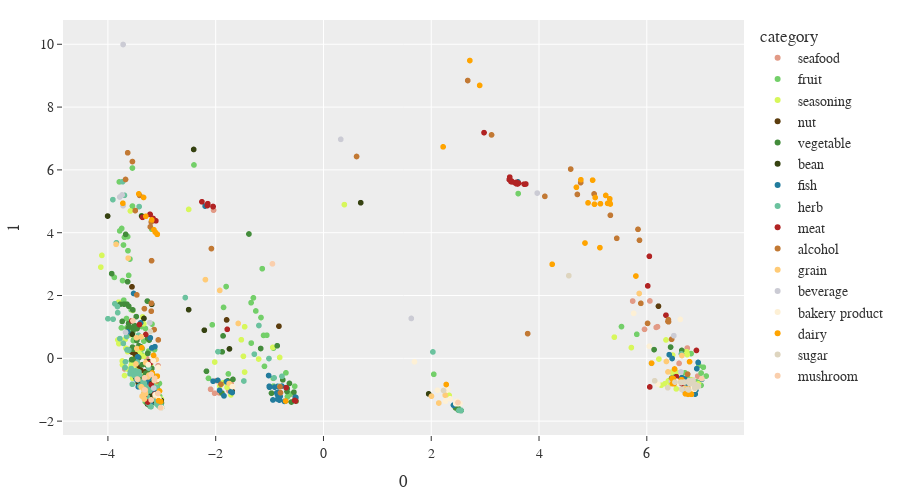

The notebook cell saved with this chart:
### Markdown cell above
### PCA

### Code cell
pca_flavor_emb = PCA(n_components=2).fit_transform(y)
plot_reduction(food_df, pca_flavor_emb, 'PCA')

### Figure 1 — Plotly figure (JSON) as saved in the notebook; plotly's stock layout.template omitted (floating-point values rounded to 4 significant figures; data arrays with more than 128 entries replaced by an {"elided": "..."} marker saying what was removed)
{"data": [{"customdata": [["abalone"], ["agar"], ["american lobster"], ["bivalvia (clam, mussel, oyster)"], ["blue crab"], ["blue mussel"], ["clam"], ["clawed lobster"], ["common octopus"], ["crab"], ["crayfish"], ["crustaceans"], ["cuttlefish"], ["eastern oyster"], ["irish moss"], ["jellyfish"], ["kelp"], ["kombu"], ["krill"], ["leather chiton"], ["lobster"], ["marine mussel"], ["mollusc"], ["mollusks"], ["north pacific giant octopus"], ["norway lobster"], ["oyster"], ["pacific oyster"], ["prawn"], ["purple laver"], ["red algae"], ["red king crab"], ["roe"], ["scallop"], ["scombridae (bonito, mackerel, tuna)"], ["shrimp"], ["snail"], ["spiny lobster"], ["spirulina"], ["spotted seal"], ["squid"], ["trassi"], ["true frog"], ["true oyster"], ["true seal"], ["wakame"], ["walrus"], ["whelk"]], "hovertemplate": "category=seafood<br>0=%{x}<br>1=%{y}<br>food=%{customdata[0]}<extra></extra>", "legendgroup": "seafood", "marker": {"color": "rgb(226,154,134)", "symbol": "circle"}, "mode": "markers", "name": "seafood", "showlegend": true, "type": "scattergl", "x": [-3.289, -2.094, 6.767, 6.82, 6.706, 6.775, 6.058, 6.643, -0.9056, 6.175, 6.198, 6.945, -0.7024, 6.767, -2.039, -3.014, -1.987, -1.711, -3.086, -0.5229, -3.459, 6.643, -3.438, 6.6, -3.688, 6.766, -3.068, 6.775, -3.107, -1.933, -1.754, -3.321, 6.775, 5.958, 6.766, 5.738, -3.099, 6.846, -1.933, -0.6101, -3.284, 6.751, 6.643, 6.888, -3.248, -2.02, 6.795, -3.239], "xaxis": "x", "y": [-1.335, -0.9856, -0.9074, -0.981, -0.9115, -1.069, 1.827, -0.6835, -0.9156, 0.9851, 1.008, -0.5666, -1.359, -0.9074, 4.718, -1.431, -0.7095, -0.8152, -0.6248, -1.237, -0.3028, -0.6835, 0.6472, -0.1604, -0.3382, -0.7515, -0.2389, -1.069, -1.189, -1.1, -1.033, -1.0, -1.069, 0.9234, -0.7515, 1.823, -1.082, -1.063, -1.1, -1.144, -0.0002954, 0.3264, -0.6835, -0.9447, -1.1, -1.111, -0.7063, -0.2875], "yaxis": "y"}, {"customdata": {"elided": "201x1 str values"}, "hovertemplate": "category=fruit<br>0=%{x}<br>1=%{y}<br>food=%{customdata[0]}<extra></extra>", "legendgroup": "fruit", "marker": {"color": "rgb(115, 207, 105)", "symbol": "circle"}, "mode": "markers", "name": "fruit", "showlegend": true, "type": "scattergl", "x": {"elided": "201 float values"}, "xaxis": "x", "y": {"elided": "201 float values"}, "yaxis": "y"}, {"customdata": [["achilleas"], ["allspice"], ["anise hyssop"], ["apple cider vinegar"], ["asafoetida"], ["babassu palm"], ["buchu"], ["camphor"], ["canola"], ["canola oil"], ["caraway"], ["cardamom"], ["carom seed"], ["cascarilla"], ["cassia"], ["cedar"], ["celery"], ["ceylon cinnamon"], ["chamomile"], ["chinese cinnamon"], ["cinnamon"], ["citronella"], ["citrus peel oil"], ["clary sage"], ["cloves"], ["cocoa"], ["cocoa and cocoa products"], ["cocoa powder"], ["cooking oil"], ["corn oil"], ["cottonseed"], ["cumin"], ["cupuaçu"], ["curry powder"], ["eucalyptus"], ["evening primrose"], ["fats and oils"], ["flaxseed"], ["gelatin"], ["geranium"], ["ginger"], ["ginseng"], ["grapefruit peel oil"], ["grass"], ["hops oil"], ["horseradish"], ["hummus"], ["hyacinth"], ["hyssop oil"], ["jalapeno"], ["kenaf"], ["ketchup"], ["lard"], ["lemon peel oil"], ["lotus"], ["mace"], ["margarine"], ["margarine-like spread"], ["marjoram"], ["mastic gum"], ["mentha oil"], ["mustard oil"], ["myrrh"], ["neroli oil"], ["nigella seed"], ["nutmeg"], ["oil palm"], ["oil-seed camellia"], ["opium poppy"], ["orange oil"], ["oregano"], ["peanut butter"], ["peanut oil"], ["pepper"], ["pepper (spice)"], ["poppy"], ["poppy seed"], ["red sage"], ["rowal"], ["safflower"], ["saffron"], ["sago palm"], ["salt"], ["sandalwood"], ["sauce"], ["sesame"], ["shea tree"], ["shortening"], ["soybean oil"], ["soybean sauce"], ["spanish sage"], ["star anise"], ["sunflower"], ["sweet grass"], ["tallow"], ["turmeric"], ["ucuhuba"], ["vanilla"], ["vinegar"], ["wasabi"], ["wattle"], ["white mustard"], ["white pepper"], ["wild celery"], ["yarrow"], ["ylang-ylang"]], "hovertemplate": "category=seasoning<br>0=%{x}<br>1=%{y}<br>food=%{customdata[0]}<extra></extra>", "legendgroup": "seasoning", "marker": {"color": "rgb(215, 247, 91)", "symbol": "circle"}, "mode": "markers", "name": "seasoning", "showlegend": true, "type": "scattergl", "x": [0.3881, -3.815, 6.786, -3.803, 6.81, -3.02, 6.687, 6.729, -3.021, -0.8124, -3.463, -3.679, -3.641, 6.839, -0.9411, 6.846, -1.463, -3.565, -1.524, -3.423, -3.796, -3.163, 6.356, 5.714, -3.407, -3.583, 6.479, -3.207, 6.758, -3.335, -3.232, -3.729, -1.718, 2.333, -3.144, -3.262, 6.751, -3.517, 6.766, -3.246, -4.113, -3.007, -3.098, -3.113, -2.501, -3.341, 6.826, 6.547, -1.464, -3.09, -3.334, 6.448, 6.643, -3.537, -3.429, -3.127, 6.696, 6.524, -1.204, 6.74, -2.018, -3.007, -3.177, 6.643, -3.389, -3.734, -3.186, -3.12, -1.863, 6.225, -1.486, -3.029, 6.557, -4.132, -3.667, -1.924, -3.368, 6.463, -3.43, -3.487, -3.543, -3.219, 6.696, -3.071, 6.337, -3.393, -3.215, 6.82, -3.074, 6.401, -3.154, -3.692, -3.633, 6.959, 6.643, -3.514, -1.789, -3.357, 5.398, -3.224, -3.078, -3.114, 6.618, -3.601, 6.903, 6.269], "xaxis": "x", "y": [4.894, 0.586, -0.9273, 1.789, -0.8343, -1.381, -0.8758, -0.905, -1.341, 0.02714, -0.3325, 0.6067, -0.3397, -0.6815, 0.3479, -1.063, 1.005, -0.2124, 0.5908, 0.2707, 0.4653, -0.8997, 0.5855, 0.3415, 0.1327, 4.692, 0.1043, -0.231, -0.9851, 1.101, -0.8471, -0.2065, -1.166, -1.18, -0.8309, -1.331, 0.1167, 0.009694, -0.7515, -0.4021, 3.278, -1.572, -1.218, -1.427, 4.742, -0.8298, -1.042, -0.9731, -0.4386, -1.338, 0.05998, -0.8114, -0.6835, 1.525, -0.7911, -1.23, -0.7571, -0.7582, -0.02252, 0.2124, -0.1175, -1.301, -0.7367, -0.7777, -0.4375, -0.08553, -0.9475, -0.8717, -0.7741, -0.02302, 0.06431, -1.326, -0.4529, 2.903, 0.3204, -0.8798, -0.2028, -0.4402, -0.8296, 0.2851, -0.6321, 4.584, -0.7571, -1.392, -0.8085, 0.3171, -0.7647, -0.981, -1.439, -0.7158, -1.15, -0.5477, 0.2115, -0.8124, -0.6835, -0.6315, -0.9243, 1.318, 0.674, -1.464, -1.211, -0.7098, -0.6485, 0.7428, -0.8453, -0.8569], "yaxis": "y"}, {"customdata": [["acorn"], ["almond"], ["beech nut"], ["black walnut"], ["brazil nut"], ["breadnut tree seed"], ["butternut"], ["cashew nut"], ["chestnut"], ["chinese chestnut"], ["colorado pinyon"], ["common hazelnut"], ["common walnut"], ["european chestnut"], ["filbert"], ["ginkgo nuts"], ["hazelnut"], ["hickory nut"], ["japanese chestnut"], ["japanese walnut"], ["macadamia nut"], ["mixed nuts"], ["nuts"], ["peanut"], ["pecan nut"], ["pecans"], ["pili nut"], ["pine nut"], ["pistachio"], ["walnut"]], "hovertemplate": "category=nut<br>0=%{x}<br>1=%{y}<br>food=%{customdata[0]}<extra></extra>", "legendgroup": "nut", "marker": {"color": "rgb(92,61,14)", "symbol": "circle"}, "mode": "markers", "name": "nut", "showlegend": true, "type": "scattergl", "x": [-3.265, -3.492, -3.267, -3.24, -3.387, -3.123, -3.306, -3.526, -3.423, -3.123, -3.305, -3.22, -3.224, -3.095, 6.216, -3.305, -3.433, -3.066, -3.265, -3.007, -3.425, -1.694, -1.797, -3.553, -3.229, -0.8265, -3.354, -3.315, -3.484, -3.554], "xaxis": "x", "y": [-1.452, 0.119, -1.27, -0.3135, -0.3848, -1.042, -1.12, -0.5029, -0.8493, -1.042, -0.4294, -1.242, -0.9508, -1.294, 1.66, -0.6096, -0.801, -1.429, -1.452, -1.572, -0.237, -1.05, 1.223, 2.276, -0.8867, 1.022, -0.9078, -0.7707, -0.6103, 0.1994], "yaxis": "y"}, {"customdata": {"elided": "178x1 str values"}, "hovertemplate": "category=vegetable<br>0=%{x}<br>1=%{y}<br>food=%{customdata[0]}<extra></extra>", "legendgroup": "vegetable", "marker": {"color": "rgb(67, 140, 59)", "symbol": "circle"}, "mode": "markers", "name": "vegetable", "showlegend": true, "type": "scattergl", "x": {"elided": "178 float values"}, "xaxis": "x", "y": {"elided": "178 float values"}, "yaxis": "y"}, {"customdata": [["adzuki bean"], ["baked beans"], ["bean"], ["black-eyed pea"], ["broad bean"], ["cannellini bean"], ["catjang pea"], ["chickpea"], ["climbing bean"], ["cocoa bean"], ["common bean"], ["common pea"], ["cowpea"], ["gram bean"], ["grass pea"], ["green bean"], ["hyacinth bean"], ["kidney beans"], ["lentils"], ["lima bean"], ["lima beans"], ["lupine"], ["moth bean"], ["mung bean"], ["peas"], ["pigeon pea"], ["pulses"], ["scarlet bean"], ["soy bean"], ["soy cream"], ["soy sauce"], ["soy yogurt"], ["soybean"], ["tofu"], ["winged bean"], ["yardlong bean"], ["yellow wax bean"]], "hovertemplate": "category=bean<br>0=%{x}<br>1=%{y}<br>food=%{customdata[0]}<extra></extra>", "legendgroup": "bean", "marker": {"color": "rgb(54, 66, 17)", "symbol": "circle"}, "mode": "markers", "name": "bean", "showlegend": true, "type": "scattergl", "x": [-3.328, 6.769, -3.01, -3.127, -3.184, 2.553, -3.077, -3.452, -3.299, -2.211, -3.255, -3.235, -3.086, -3.334, -3.212, -3.244, -3.123, -3.187, -3.447, -3.136, -2.408, -3.265, -3.113, -3.551, -2.502, -3.331, -1.744, -3.368, -3.331, 2.553, 1.952, -3.031, -4.006, 0.6915, -3.121, -3.121, -3.19], "xaxis": "x", "y": [-0.9729, -0.987, -1.343, -1.19, -0.9067, -1.661, -1.367, -0.6257, -1.108, 0.8948, -0.8066, -0.6803, -1.311, -1.24, -1.525, -0.1077, -1.045, 1.72, -0.7173, -1.2, 6.651, -1.452, -1.397, 0.77, 1.55, -1.162, 0.2995, 4.515, 1.27, -1.661, -1.131, -1.356, 4.53, 4.955, -1.276, -1.276, -1.165], "yaxis": "y"}, {"customdata": [["alaska blackfish"], ["alaska pollock"], ["albacore tuna"], ["american butterfish"], ["american shad"], ["anchovy"], ["anguilliformes"], ["atlantic cod"], ["atlantic croaker"], ["atlantic halibut"], ["atlantic herring"], ["atlantic mackerel"], ["atlantic menhaden"], ["atlantic pollock"], ["atlantic salmon"], ["atlantic wolffish"], ["blue whiting"], ["bluefish"], ["bonito"], ["bowhead whale"], ["burbot"], ["carp bream"], ["catfish"], ["caviar"], ["cetacea"], ["channel catfish"], ["charr"], ["chinook salmon"], ["chum salmon"], ["cichlidae"], ["cichlidae (tilapia)"], ["cisco"], ["clupeinae (herring, sardine, sprat)"], ["codfish"], ["coho salmon"], ["common carp"], ["common dab"], ["common ling"], ["common tuna"], ["conch"], ["cusk"], ["devilfish"], ["dolphin fish"], ["european anchovy"], ["fatty fish"], ["fish"], ["fish oil"], ["fishes"], ["flatfish"], ["florida pompano"], ["freshwater drum"], ["freshwater eel"], ["gadiformes"], ["gadus (common cod)"], ["garfish"], ["greater sturgeon"], ["grouper"], ["haddock"], ["hippoglossus"], ["hippoglossus (common halibut)"], ["king mackerel"], ["lake trout"], ["lean fish"], ["lemon sole"], ["lingcod"], ["lumpsucker"], ["monkfish"], ["northern bluefin tuna"], ["northern pike"], ["norway haddock"], ["norway pout"], ["nuttall cockle"], ["orange roughy"], ["pacific cod"], ["pacific herring"], ["pacific jack mackerel"], ["pacific ocean perch"], ["pacific rockfish"], ["pacific sardine"], ["painted comber"], ["perciformes"], ["percoidei"], ["pikeperch"], ["pink salmon"], ["pleuronectidae (dab, halibut, plaice)"], ["pollock"], ["pumpkinseed sunfish"], ["rainbow smelt"], ["rainbow trout"], ["sablefish"], ["salmonidae (salmon, trout)"], ["scup"], ["sea trout"], ["shark"], ["sheefish"], ["sheepshead"], ["smelt"], ["smoked fish"], ["snapper"], ["sockeye salmon"], ["spanish mackerel"], ["spiny dogfish"], ["spot croaker"], ["striped bass"], ["striped mullet"], ["sturgeon"], ["swordfish"], ["thunnus"], ["tilefish"], ["true sole"], ["turbot"], ["walleye"], ["white sucker"], ["whitefish"], ["whiting"], ["yellowfin tuna"], ["yellowtail amberjack"]], "hovertemplate": "category=fish<br>0=%{x}<br>1=%{y}<br>food=%{customdata[0]}<extra></extra>", "legendgroup": "fish", "marker": {"color": "rgb(34, 124, 157)", "symbol": "circle"}, "mode": "markers", "name": "fish", "showlegend": true, "type": "scattergl", "x": [-3.071, -0.8045, 6.826, -1.718, 6.775, 6.643, -3.243, 6.714, -3.437, -3.634, -1.928, -3.208, -0.5156, -3.44, 6.835, 6.714, -0.6918, -3.14, -3.185, -3.294, -1.959, -0.845, -2.048, 6.952, -0.5129, -0.8558, 6.857, 6.582, 6.723, -1.846, 6.723, -0.8428, 6.766, 6.649, 6.767, -3.06, 6.857, -3.123, -0.5129, -1.693, -0.7024, -3.091, 6.898, -3.186, 6.416, -3.128, 6.47, 6.928, -3.147, -0.9375, -0.7024, 6.775, 6.703, 6.643, 6.766, -0.8558, 3.449, -3.123, -0.5229, 6.767, -1.006, -3.075, -3.524, -3.123, -3.301, 3.449, -3.313, -3.06, -1.796, 6.857, -3.24, -0.8407, -0.8385, 6.767, 2.412, 6.765, -0.9056, 6.706, -0.8189, -3.47, 6.696, 3.608, 6.857, -1.018, 6.766, -0.7742, -3.394, -2.196, -3.123, -1.002, 6.696, -0.8479, -3.125, 6.775, -0.8385, 6.643, 6.696, 7.02, 6.706, 6.706, 6.719, -0.6918, -0.8558, -3.445, 6.582, -3.212, 6.706, 6.627, 6.851, 6.754, -0.8348, -0.7244, 6.913, -3.283, 6.582, -0.8682, -0.7024], "xaxis": "x", "y": [-1.116, -1.215, -1.042, -1.067, -1.069, -0.6835, -0.6538, -1.073, -0.9063, 0.8407, -1.019, -1.465, -1.359, -0.6946, -0.9096, -0.6779, -0.9343, -0.9298, 0.3313, -0.7297, -0.7042, -0.8898, -0.7278, -0.1308, -1.246, -1.141, -0.7022, -0.6875, -0.9331, -1.196, -0.9331, -1.221, -0.7515, -0.6153, -0.9074, -1.348, -0.7022, -1.042, -1.246, -1.089, -1.359, -1.443, -1.137, -0.9475, 0.1163, 0.3704, -0.005159, -0.3289, -0.9101, -1.326, -1.359, -1.069, -0.6577, -0.6835, -0.7515, -1.141, 5.691, -1.042, -1.237, -0.9074, -0.8903, -1.028, 2.065, -1.042, -1.265, 5.691, -1.272, -1.348, -0.7508, -0.7022, -0.8644, -1.092, -1.162, -0.9074, -1.492, -0.8691, -0.9156, -0.9115, -1.33, -0.671, -0.7571, 5.618, -0.7022, -0.548, -0.7515, -0.8843, 1.127, 4.847, -1.042, -0.9195, -0.7571, -1.302, -0.6587, -1.069, -1.162, -0.6835, -0.7571, -0.6664, -0.9115, -0.9115, -0.9917, -0.9343, -1.141, 0.04597, -0.6875, 0.6525, -0.9115, -0.7415, -0.982, -0.8671, -0.91, -1.37, -1.004, -0.6852, -0.6875, -1.101, -1.359], "yaxis": "y"}, {"customdata": [["alfalfa"], ["amaranth"], ["angelica"], ["anise"], ["artemisia"], ["basil"], ["borage"], ["buckwheat"], ["calamus"], ["celery leaves"], ["chervil"], ["chia"], ["chinese chives"], ["chives"], ["common oregano"], ["common sage"], ["common thyme"], ["common verbena"], ["coriander"], ["cornmint"], ["curry leaf"], ["dandelion"], ["dill"], ["dock"], ["epazote"], ["fennel"], ["fenugreek"], ["fireweed"], ["garlic"], ["german camomile"], ["guarana"], ["herbs and spices"], ["hyssop"], ["italian oregano"], ["juniperus communis"], ["lemon balm"], ["lemon grass"], ["lemon thyme"], ["lemon verbena"], ["linden"], ["liqourice"], ["lovage"], ["mate"], ["mentha"], ["mexican oregano"], ["mint"], ["mugwort"], ["orange mint"], ["parsley"], ["peppermint"], ["pine"], ["pineappple sage"], ["pot marjoram"], ["purslane"], ["red clover"], ["rhubarb"], ["roman camomile"], ["rose"], ["rose hip"], ["roselle"], ["rosemary"], ["sage"], ["scotch spearmint"], ["silver linden"], ["small-leaf linden"], ["soft-necked garlic"], ["sorrel"], ["sourdock"], ["spearmint"], ["summer savory"], ["sweet basil"], ["sweet bay"], ["sweet marjoram"], ["tarragon"], ["tea leaf willow"], ["teff"], ["thyme"], ["turnip"], ["watercress"], ["welsh onion"], ["white mulberry"], ["winter savory"]], "hovertemplate": "category=herb<br>0=%{x}<br>1=%{y}<br>food=%{customdata[0]}<extra></extra>", "legendgroup": "herb", "marker": {"color": "rgb(107, 194, 158)", "symbol": "circle"}, "mode": "markers", "name": "herb", "showlegend": true, "type": "scattergl", "x": [-3.714, -3.589, -3.842, -3.694, -0.9157, -1.958, -3.258, -1.198, -3.166, -3.071, -3.282, -3.47, -3.07, -3.146, -3.612, -3.517, -3.412, -3.268, -3.823, -3.49, 6.916, -3.303, -4.0, -3.07, -3.223, -3.674, -3.35, -3.013, -3.452, -3.328, 2.514, -2.565, -3.425, -3.098, 2.553, -3.581, -3.343, -3.007, -3.202, -3.336, 6.642, -3.727, 2.031, -3.091, -3.281, -1.011, -3.107, -3.324, -3.778, -3.818, -0.812, -3.432, -3.409, -3.255, 2.551, -0.7709, -3.254, -3.096, -3.071, -3.196, -3.904, -1.477, 6.088, -3.908, -3.033, -3.244, -3.275, -3.212, -3.872, -3.548, -3.646, -3.653, -3.447, -3.567, -3.025, -3.119, -1.283, -3.163, -3.421, -3.327, 2.553, -3.682], "xaxis": "x", "y": [0.4762, -0.4945, 3.681, 5.191, -0.6212, 0.2119, -1.368, 1.045, -0.8873, -1.116, -0.9886, -0.5926, -1.489, -0.6623, 0.2573, -0.5435, -0.5194, -1.23, 1.648, -0.4005, -0.889, -1.009, 1.261, -1.489, -1.039, -0.11, -0.738, -1.502, -0.1313, -0.8171, -1.658, 1.934, -0.4292, -1.436, -1.661, -0.4264, -0.8435, -1.572, -1.535, -1.116, 0.1406, 5.624, 0.2038, -1.453, -1.345, -0.006755, -1.324, -0.7958, 0.6274, 1.453, -0.8889, 0.736, -0.8812, -1.434, -1.652, -0.572, -0.9265, -0.9169, -1.116, -0.5132, 1.246, -0.7222, -0.1591, 5.053, -1.502, -0.3105, -1.061, -1.525, 1.739, -0.8242, 0.2691, 0.6953, -0.4311, -0.3264, -1.441, -1.194, 0.1315, -0.925, 4.831, -0.8907, -1.661, -0.294], "yaxis": "y"}, {"customdata": [["anatidae"], ["bearded seal"], ["beaver"], ["beef"], ["beef processed"], ["beefalo"], ["beluga whale"], ["bison"], ["black bear"], ["brown bear"], ["buffalo"], ["caribou"], ["cattle (beef, veal)"], ["cetacea (dolphin, porpoise, whale)"], ["chicken"], ["cold cut"], ["columbidae (dove, pigeon)"], ["deer"], ["domestic goat"], ["domestic pig"], ["elk"], ["emu"], ["european rabbit"], ["great horned owl"], ["greylag goose"], ["guinea hen"], ["ham"], ["horse"], ["lamb"], ["mallard duck"], ["meat"], ["meat bouillon"], ["meatball"], ["meatloaf"], ["moose"], ["mountain hare"], ["mule deer"], ["muskrat"], ["mutton"], ["opossum"], ["ostrich"], ["pate"], ["pheasant"], ["polar bear"], ["pork"], ["quail"], ["rabbit"], ["raccoon"], ["rock ptarmigan"], ["sausage"], ["sheep (mutton, lamb)"], ["squab"], ["squirrel"], ["sukiyaki"], ["turkey"], ["velvet duck"], ["wild boar"]], "hovertemplate": "category=meat<br>0=%{x}<br>1=%{y}<br>food=%{customdata[0]}<extra></extra>", "legendgroup": "meat", "marker": {"color": "rgb(177,35,35)", "symbol": "circle"}, "mode": "markers", "name": "meat", "showlegend": true, "type": "scattergl", "x": [3.449, 6.797, -3.129, 6.356, 6.048, 3.725, -3.195, 3.6, -0.5156, -3.322, -2.155, -2.05, 3.495, 6.857, 2.98, 6.647, 3.479, -3.219, 3.579, 3.502, 3.6, 3.6, -3.163, -3.296, -2.155, 3.621, -3.415, 3.621, -3.208, -2.05, -3.556, 6.766, 6.857, 6.776, -3.26, -2.148, -3.11, -0.6918, 6.921, -1.785, 3.6, 6.634, -3.219, -0.5344, 6.018, -3.358, -2.256, -3.314, 3.449, 6.055, 3.582, 3.562, -3.318, 6.549, 3.457, 3.755, -3.163], "xaxis": "x", "y": [5.691, -1.013, -1.143, 1.372, 3.248, 5.547, -0.8411, 5.553, -1.359, -1.126, 4.865, 4.834, 5.637, -0.7022, 7.187, -0.8014, 5.629, 4.584, 5.56, 5.617, 5.553, 5.553, 4.452, 0.7601, 4.865, 5.578, 1.075, 5.578, -0.136, 4.834, 1.192, -0.7515, -0.7022, -1.007, -1.391, 4.924, 4.378, -0.9343, 0.2508, 0.9236, 5.553, -0.7612, 4.584, -1.341, 2.306, 4.489, 4.984, -1.157, 5.691, -0.911, 5.603, 5.582, -1.005, -0.5838, 5.77, 5.551, 4.452], "yaxis": "y"}, {"customdata": [["anise brandy"], ["apple brandy"], ["armagnac brandy"], ["arrack"], ["bantu beer"], ["beer"], ["blackberry brandy"], ["botrytized wine"], ["bourbon whisky"], ["brandy"], ["canadian whisky"], ["champagne"], ["cherry brandy"], ["cider"], ["cognac brandy"], ["finnish whisky"], ["gin"], ["grape wine"], ["japanese whisky"], ["liquor"], ["malt whisky"], ["papaya brandy"], ["pear brandy"], ["plum brandy"], ["plum wine"], ["port wine"], ["raspberry brandy"], ["red wine"], ["rose wine"], ["rum"], ["sake"], ["scotch whisky"], ["sherry"], ["sparkling wine"], ["spirit"], ["strawberry wine"], ["vermouth"], ["vodka"], ["weinbrand brandy"], ["whisky"], ["white wine"], ["wine"]], "hovertemplate": "category=alcohol<br>0=%{x}<br>1=%{y}<br>food=%{customdata[0]}<extra></extra>", "legendgroup": "alcohol", "marker": {"color": "rgb(194, 121, 52)", "symbol": "circle"}, "mode": "markers", "name": "alcohol", "showlegend": true, "type": "scattergl", "x": [6.403, 5.89, -3.065, -1.902, 6.758, -3.633, 6.014, 4.712, 5.837, 6.393, 5.865, -3.492, 6.401, -3.194, 4.772, -3.19, -3.096, 3.789, 5.443, 6.558, 2.677, -3.142, -3.196, -3.464, -3.673, 5.022, -3.323, -3.545, 0.6141, -3.412, 6.461, 5.324, 4.588, -3.196, -0.8065, -3.214, 6.653, -0.7973, 6.403, -2.079, 3.119, 4.108], "xaxis": "x", "y": [1.165, 1.751, 0.5866, -0.8261, -0.5039, 6.545, 1.113, 5.219, 4.107, 1.175, 3.76, 4.704, 1.229, 1.754, 5.594, 3.109, -0.7167, 0.7865, 3.822, -0.7205, 8.845, 0.9147, 1.501, 2.02, 5.695, 5.234, 1.581, 6.265, 6.427, 5.188, 0.6067, 4.555, 6.026, 4.339, -0.9063, 4.188, -0.682, -1.095, 1.165, 3.494, 7.114, 5.157], "yaxis": "y"}, {"customdata": [["annual wild rice"], ["barley"], ["basmati rice"], ["biscuit"], ["breakfast cereal"], ["bulgur"], ["cereals and cereal products"], ["common buckwheat"], ["common wheat"], ["corn"], ["corn chip"], ["corn grits"], ["couscous"], ["cracker"], ["crispbread"], ["hard wheat"], ["jerusalem artichoke"], ["lasagna"], ["macaroni and cheese"], ["malt"], ["millet"], ["miso"], ["natto"], ["oat"], ["oats"], ["oriental wheat"], ["pasta"], ["popcorn"], ["potato chip"], ["quinoa"], ["ravioli"], ["red rice"], ["rice"], ["rye"], ["semolina"], ["sorghum"], ["spelt"], ["succotash"], ["sweetcorn"], ["tamale"], ["tapioca pearl"], ["tartary buckwheat"], ["triticale"], ["wheat"], ["wild rice"]], "hovertemplate": "category=grain<br>0=%{x}<br>1=%{y}<br>food=%{customdata[0]}<extra></extra>", "legendgroup": "grain", "marker": {"color": "rgb(255, 203, 119)", "symbol": "circle"}, "mode": "markers", "name": "grain", "showlegend": true, "type": "scattergl", "x": [-3.366, -3.464, 6.652, -1.751, -2.191, 2.14, -1.925, -3.255, -3.24, -3.848, 6.758, 6.763, 6.821, 6.627, 6.394, -3.336, -3.47, 6.776, 6.758, 5.859, -3.381, 2.004, 6.821, -3.3, -1.582, -3.119, -3.305, 6.364, 6.758, -3.335, 6.82, -3.323, -3.624, -3.445, 2.259, -3.331, -3.119, 6.827, -3.103, 6.85, 6.706, -3.304, -3.381, -3.481, -3.381], "xaxis": "x", "y": [-1.205, 0.3128, 0.08924, -0.8047, 2.506, -1.423, 2.162, -0.5925, -0.5336, 3.631, -0.9851, -0.9664, -1.123, -0.7415, -0.4325, -0.9835, 0.655, -1.007, -0.9851, 2.064, -0.9101, -1.205, -1.123, -0.1411, 1.11, -1.194, -1.018, -0.09977, -0.9851, -1.127, -0.981, -1.297, 3.19, -0.6736, -1.173, -1.135, -1.194, -1.143, -0.03592, -0.9549, -0.9514, -1.127, -0.9101, -0.1792, 0.6841], "yaxis": "y"}, {"customdata": [["arabica coffee"], ["black tea"], ["coffee"], ["coffee and coffee products"], ["coffee substitute"], ["fruit juice"], ["fruit-flavor drink"], ["green tea"], ["greenthread tea"], ["herbal tea"], ["hibiscus tea"], ["horchata"], ["nutritional drink"], ["red tea"], ["robusta coffee"], ["roibos tea"], ["soft drink"], ["soy milk"], ["stew"], ["tea"], ["vegetable juice"], ["water"], ["wort"]], "hovertemplate": "category=beverage<br>0=%{x}<br>1=%{y}<br>food=%{customdata[0]}<extra></extra>", "legendgroup": "beverage", "marker": {"color": "rgb(203, 203, 212)", "symbol": "circle"}, "mode": "markers", "name": "beverage", "showlegend": true, "type": "scattergl", "x": [0.3205, -3.737, 3.967, 6.501, 6.837, -3.15, 6.658, -3.78, -3.007, -3.718, 2.458, 6.954, 6.813, -3.718, 1.63, 6.634, 6.634, -3.672, 6.758, -3.718, 6.457, 6.696, -3.223], "xaxis": "x", "y": [6.973, 5.203, 5.262, 0.7218, -1.003, -0.948, -0.9963, 5.137, -1.572, 4.861, -1.444, -0.9072, -0.9614, 4.861, 1.271, -0.4347, -0.7612, 0.8261, -0.9851, 9.993, -0.7326, -0.7571, 1.136], "yaxis": "y"}, {"customdata": [["bagel"], ["bakery products"], ["bread"], ["cornbread"], ["crisp bread"], ["dumpling"], ["edible shell"], ["flour"], ["focaccia"], ["french toast"], ["fried potato"], ["hamburger"], ["ice cream cone"], ["leavening agent"], ["multigrain bread"], ["nachos"], ["oat bread"], ["pan dulce"], ["pancake"], ["phyllo dough"], ["pie"], ["pie crust"], ["pie filling"], ["piki bread"], ["pita bread"], ["pizza"], ["pot pie"], ["potato bread"], ["pupusa"], ["quesadilla"], ["raisin bread"], ["rice bread"], ["rye bread"], ["sourdough"], ["spread"], ["stuffing"], ["taco"], ["taco shell"], ["topping"], ["tortilla"], ["tortilla chip"], ["tostada shell"], ["waffle"], ["wheat bread"], ["wheaten bread"], ["white bread"], ["wholewheat bread"], ["wonton wrapper"], ["zwieback"]], "hovertemplate": "category=bakery product<br>0=%{x}<br>1=%{y}<br>food=%{customdata[0]}<extra></extra>", "legendgroup": "bakery product", "marker": {"color": "rgb(253, 240, 213) ", "symbol": "circle"}, "mode": "markers", "name": "bakery product", "showlegend": true, "type": "scattergl", "x": [2.462, -1.689, -3.251, -3.06, 6.585, 6.892, 6.776, 2.261, 6.893, 6.763, -3.066, 6.758, 6.837, 6.634, 6.552, 6.888, 2.458, 6.206, 6.758, 6.827, 6.776, 6.776, 6.827, 2.483, 2.458, 6.627, 6.776, -3.124, 6.869, 6.954, -3.031, 2.352, -3.161, -3.007, 6.766, 6.776, 6.046, 2.474, 6.776, 1.689, 5.756, 2.534, 6.837, 2.115, -3.081, 2.305, 6.622, 2.496, 2.474], "xaxis": "x", "y": [-1.386, -0.8992, -0.2043, -1.271, -0.7541, -0.8208, -1.007, -1.367, -0.9511, -0.9664, -0.2876, -0.9851, -1.003, -0.7612, -0.735, -0.9832, -1.444, -0.8243, -0.9851, -1.143, -1.007, -1.007, -1.143, -1.368, -1.444, -0.7415, -1.007, -1.163, -0.9414, -0.9072, -1.356, -1.289, -0.07086, -1.572, -1.147, -1.007, 0.3836, -1.426, -1.007, -0.1101, 1.434, -1.436, -1.003, -1.017, -0.6722, -0.9991, 1.239, -1.448, -1.426], "yaxis": "y"}, {"customdata": [["blue cheese"], ["butter"], ["butterfat"], ["buttermilk"], ["camembert cheese"], ["casein"], ["cheddar cheese"], ["cheese"], ["cocoa butter"], ["comte cheese"], ["condensed milk"], ["cottage cheese"], ["cow milk, pasteurized, vitamin a + d added, 0% fat"], ["cow milk, pasteurized, vitamin a + d added, 1% fat"], ["cow milk, pasteurized, vitamin a + d added, 2% fat"], ["cow milk, pasteurized, vitamin d added, 3.25% fat"], ["cream"], ["cream cheese"], ["cream substitute"], ["dairy products"], ["domiati cheese"], ["dried milk"], ["egg roll"], ["egg substitute"], ["eggs"], ["emmental cheese"], ["evaporated milk"], ["feta cheese"], ["frozen yogurt"], ["goat cheese"], ["goat milk"], ["gruyere cheese"], ["ice cream"], ["junket"], ["kefir"], ["limburger cheese"], ["milk"], ["milk (cow)"], ["milk (human)"], ["milk and milk products"], ["milk fat"], ["milk powder"], ["milk substitute"], ["milkfish"], ["milkshake"], ["mozzarella cheese"], ["munster cheese"], ["paneer"], ["parmesan cheese"], ["processed cheese"], ["provolone cheese"], ["ricotta cheese"], ["romano cheese"], ["roquefort cheese"], ["russian cheese"], ["salted butter"], ["sheep cheese"], ["sheep milk"], ["sour cream"], ["sweet custard"], ["swiss cheese"], ["tilsit cheese"], ["whey"], ["ymer"], ["yogurt"]], "hovertemplate": "category=dairy<br>0=%{x}<br>1=%{y}<br>food=%{customdata[0]}<extra></extra>", "legendgroup": "dairy", "marker": {"color": "rgb(255, 164, 0)", "symbol": "circle"}, "mode": "markers", "name": "dairy", "showlegend": true, "type": "scattergl", "x": [4.777, 4.853, 6.827, 2.278, -3.185, 6.766, -3.339, 4.909, 6.643, -3.296, -3.177, -3.122, 6.476, 6.468, 6.468, 6.486, -3.372, 5.273, 6.766, -3.042, 5.029, 6.696, 6.758, 6.775, 6.492, -3.147, -3.02, 2.898, 6.827, 2.221, -3.061, 4.694, 6.634, -3.071, 6.634, 5.139, 5.13, 4.245, 6.696, 5.798, 6.793, -3.084, 6.827, -0.7024, 6.758, 5.238, -3.427, 6.515, 2.717, 6.758, 5.042, 6.089, 5.311, 5.323, 5.313, 6.717, -3.085, -3.722, 6.827, 6.763, 4.995, -3.085, 6.509, 6.766, -3.154], "xaxis": "x", "y": [5.685, 3.671, -1.143, -0.8335, 4.407, -0.7515, 5.122, 4.95, -0.6835, 4.522, -0.4664, 4.019, -0.8033, -0.6417, -0.6417, -0.6633, 0.3368, 4.934, -1.147, -1.041, 4.906, -0.7571, -0.9851, -1.069, -0.6444, 4.092, -1.381, 8.691, -1.143, 6.734, -1.35, 5.447, -0.7612, -1.116, -0.7612, 4.923, 3.524, 2.994, -0.7571, 2.62, -0.1082, -0.5674, -1.143, -1.359, -0.9851, 5.187, 5.237, -0.3394, 9.483, -0.9851, 5.12, -0.1535, 4.946, 4.914, 5.078, -1.131, 3.95, 4.937, -1.143, -0.9664, 5.673, 3.95, -0.8073, -0.7515, 0.09389], "yaxis": "y"}, {"customdata": [["cake"], ["candy bar"], ["chewing gum"], ["chocolate"], ["chocolate mousse"], ["chocolate spread"], ["dragée"], ["dulce de leche"], ["fruit gum"], ["fudge"], ["gelatin dessert"], ["honey"], ["hot chocolate"], ["icing"], ["liquorice"], ["marshmallow"], ["marzipan"], ["meringue"], ["molasses"], ["nougat"], ["pastry"], ["pudding"], ["snack bar"], ["sugar"], ["sugar substitute"], ["syrup"], ["toffee"]], "hovertemplate": "category=sugar<br>0=%{x}<br>1=%{y}<br>food=%{customdata[0]}<extra></extra>", "legendgroup": "sugar", "marker": {"color": "rgb(222, 213, 191)", "symbol": "circle"}, "mode": "markers", "name": "sugar", "showlegend": true, "type": "scattergl", "x": [6.648, 6.91, 6.798, 2.228, 6.389, 6.786, 6.892, 6.941, 6.857, 6.892, 6.634, -3.214, 6.147, 6.758, 6.636, 4.553, 6.766, 6.857, 6.893, 6.959, 6.524, 6.776, 6.648, 6.634, 6.696, 6.696, 6.827], "xaxis": "x", "y": [-0.9822, -0.9329, -0.8107, -1.025, -0.9373, -0.7078, -0.8208, -0.8669, -0.7022, -0.9113, -0.7612, 0.8522, -0.7142, -0.9851, -0.7731, 2.631, -0.7515, -0.7022, -0.9511, -0.8885, -0.7582, -1.007, -0.9822, -0.7612, -0.7571, -0.7571, -0.7258], "yaxis": "y"}, {"customdata": [["chanterelle"], ["cloud ear fungus"], ["common mushroom"], ["enokitake"], ["jews ear"], ["maitake"], ["morchella"], ["morchella (morel)"], ["mushroom"], ["mushrooms"], ["oyster mushroom"], ["shiitake"], ["truffle"]], "hovertemplate": "category=mushroom<br>0=%{x}<br>1=%{y}<br>food=%{customdata[0]}<extra></extra>", "legendgroup": "mushroom", "marker": {"color": "rgb(250, 207, 173)", "symbol": "circle"}, "mode": "markers", "name": "mushroom", "showlegend": true, "type": "scattergl", "x": [-3.071, -3.318, -3.13, -3.198, -3.024, -3.457, -3.196, 2.496, -0.947, 7.021, -3.32, -3.137, -3.535], "xaxis": "x", "y": [-1.116, -1.005, -0.6364, -1.325, -1.571, -0.6603, -0.5132, -1.408, 3.009, -0.6478, -0.6213, -0.7077, 1.199], "yaxis": "y"}], "layout": {"font": {"family": "CMU Serif", "size": 14}, "height": 500, "legend": {"title": {"text": "category"}, "tracegroupgap": 0}, "margin": {"b": 20, "l": 20, "r": 20, "t": 20}, "width": 900, "xaxis": {"anchor": "y", "domain": [0, 1], "title": {"text": "0"}}, "yaxis": {"anchor": "x", "domain": [0, 1], "title": {"text": "1"}}}}
